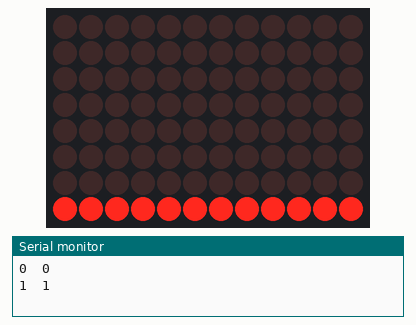
The sketch below on a simulated Arduino Uno R4 WiFi. Shown: 12×8 LED matrix, the last lines printed to the serial monitor.

Above: at 0.45 s.
At 5.25 s:
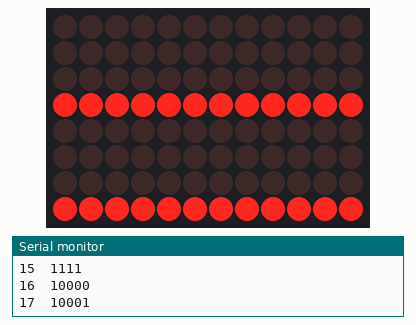
At 10.05 s:
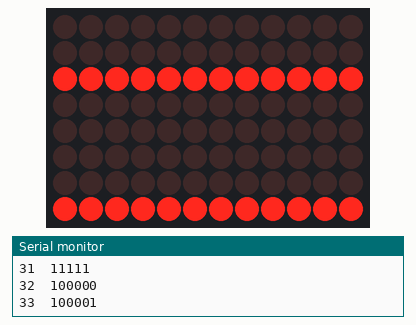
At 19.95 s:
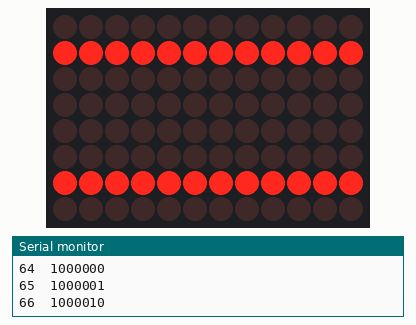
At 29.86 s:
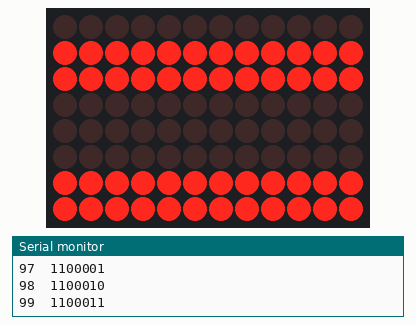
At 39.76 s:
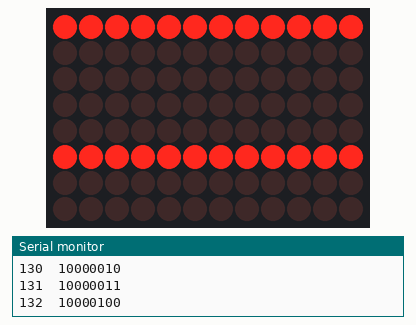

The sketch:

04-binary-counter-led-matrix-homework.ino
```cpp
#include "Arduino_LED_Matrix.h"

ArduinoLEDMatrix matrix;
byte counter = 0;
const byte LED_MATRIX_ROW_SIZE = 8;
const byte LED_MATRIX_COL_SIZE = 12;
byte frame[LED_MATRIX_ROW_SIZE][LED_MATRIX_COL_SIZE];


void setup() {
  Serial.begin(115200);
  matrix.begin();
}

void loop() {
  Serial.print(counter);
  Serial.print("\t");
  Serial.println(counter, BIN);
  matrixUpdate(counter);
  counter += 1;
  delay(300);
}

void matrixUpdate(byte counter) {
  for (int i = 0; i < LED_MATRIX_ROW_SIZE; i += 1) {
    for (int j = 0; j < 12; j += 1) {
      frame[LED_MATRIX_ROW_SIZE -1 -i][j] = bitRead(counter, i);
    }
  }
  matrix.renderBitmap(frame, LED_MATRIX_ROW_SIZE, LED_MATRIX_COL_SIZE);
}
```
